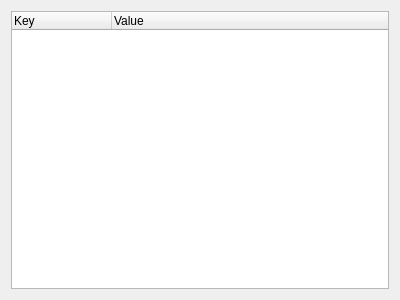
<?xml version="1.0" encoding="UTF-8"?>
<ui version="4.0">
 <class>General</class>
 <widget class="QWidget" name="General">
  <property name="geometry">
   <rect>
    <x>0</x>
    <y>0</y>
    <width>400</width>
    <height>300</height>
   </rect>
  </property>
  <property name="windowTitle">
   <string>General Phone Info</string>
  </property>
  <layout class="QHBoxLayout" name="horizontalLayout">
   <item>
    <widget class="QTreeWidget" name="infoTree">
     <column>
      <property name="text">
       <string>Key</string>
      </property>
     </column>
     <column>
      <property name="text">
       <string>Value</string>
      </property>
     </column>
    </widget>
   </item>
  </layout>
 </widget>
 <resources/>
 <connections/>
</ui>
